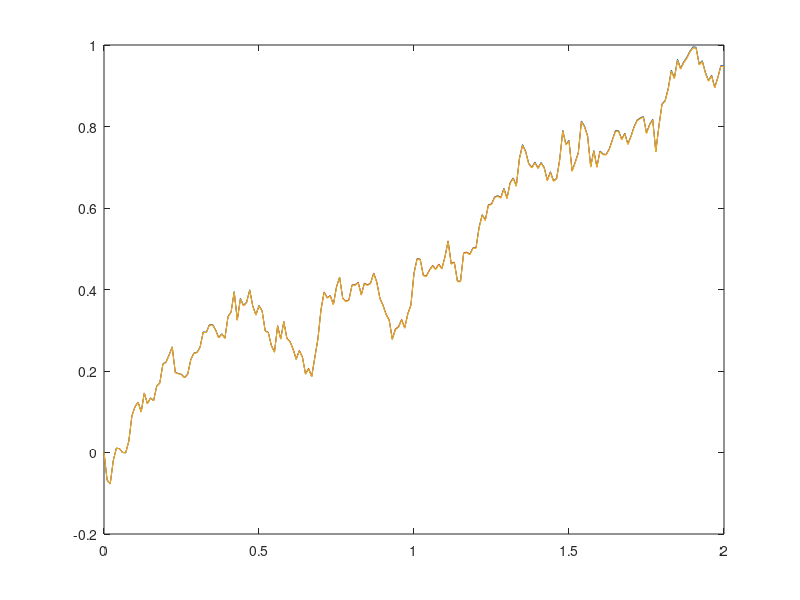

Recreate this plot in MATLAB.
% author: Jantine Broek
% date: Dec 2017
% Goal: Simulating the Ornstein-Uhlenbeck process
% Reference: https://math.stackexchange.com/questions/1287634/implementing-ornstein-uhlenbeck-in-matlab


%% Simulation
th = 1;
mu = 1.2;
sig = 0.3;
dt = 1e-2;
t = 0:dt:2;                         % Time vector
x = zeros(1,length(t));     % Allocate output vector, set initial condition
rng(1);                             % Set random seed

for i = 1:length(t)-1
    x(i+1) = x(i)+th*(mu-x(i))*dt+sig*sqrt(dt)*randn;
end

figure;
plot(t,x);
hold on 

%% Solution in terms of integral
th = 1;
mu = 1.2;
sig = 0.3;
dt = 1e-2;
t = 0:dt:2;                         % Time vector
x0 = 0;                             % Set initial condition
rng(1);                              % Set random seed
W = zeros(1,length(t));     % Allocate integrated W vector

for i = 1:length(t)-1
    W(i+1) = W(i)+sqrt(dt)*exp(th*t(i))*randn; 
end

ex = exp(-th*t);
x = x0*ex+mu*(1-ex)+sig*ex.*W;

%figure;
plot(t,x);
hold on

%% Analytical solution
% with Wiener increments and ``scaled-time transformed'' Wiener process
th = 1;
mu = 1.2;
sig = 0.3;
dt = 1e-2;
t = 0:dt:2;                             % Time vector
x0 = 0;                                 % Set initial condition
rng(1);                                  % Set random seed
W = zeros(1,length(t));        % Allocate integrated W vector

for i = 1:length(t)-1
    W(i+1) = W(i)+sqrt(exp(2*th*t(i+1))-exp(2*th*t(i)))*randn;
end

ex = exp(-th*t);
x = x0*ex+mu*(1-ex)+sig*ex.*W/sqrt(2*th);

%figure;
plot(t,x);


